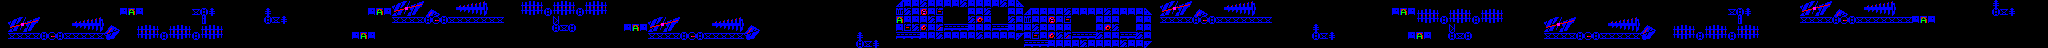

Rendered tile map (Tiled .tmx) drawn with the repository's tilesets; below, a short description and the full map source, tile grids included:
An orthogonal 256x6 tile map with 8x8 px tiles, 1 tile layer (Radiator Wings), 3 tilesets.

<map version="1.10" tiledversion="1.10.0" orientation="orthogonal" renderorder="right-down" width="256" height="6" tilewidth="8" tileheight="8" infinite="0" nextlayerid="2" nextobjectid="1">
 <tileset firstgid="1" source="tileSet.tsx" />
 <tileset firstgid="129" source="destructible.tsx" />
 <tileset firstgid="136" source="relay.tsx" />
 <layer id="1" name="Radiator Wings" width="256" height="6">
  <data encoding="csv">
1,1,1,1,1,1,1,1,1,1,1,1,1,1,1,1,1,1,1,1,1,1,1,1,1,1,1,1,1,1,1,1,1,1,1,1,1,1,1,1,1,1,1,1,1,1,1,1,1,160,161,162,163,1,1,1,1,164,165,166,167,1,1,1,1,42,43,44,1,42,43,44,1,42,43,44,1,1,1,1,1,1,1,1,1,1,1,1,1,1,1,1,1,1,1,1,1,1,1,1,1,1,1,1,1,1,1,1,1,1,1,1,49,2,2,170,2,2,2,2,170,2,2,2,2,170,2,50,1,1,1,1,1,1,1,1,1,1,1,1,1,1,1,1,1,160,161,162,163,1,1,1,1,164,165,166,167,1,1,1,1,1,1,1,1,1,1,1,1,1,1,1,1,1,1,1,1,1,1,1,1,1,1,1,1,1,1,1,1,1,1,1,1,1,1,1,1,1,1,1,1,1,1,1,1,1,1,1,1,1,1,1,1,1,1,1,1,1,1,1,1,1,1,1,1,160,161,162,163,1,1,1,1,164,165,166,167,1,1,1,1,1,1,1,1,1,1,1,1,101,1,1,1,1,1,1,
1,1,1,1,1,1,1,1,1,1,1,1,1,1,1,2,129,2,1,1,1,1,1,1,17,20,101,1,1,1,1,1,1,101,1,1,1,1,1,1,1,1,1,1,1,1,2,129,2,172,173,174,175,168,169,1,1,176,177,178,179,1,1,1,1,58,59,60,20,58,59,60,20,58,59,60,1,1,1,1,1,1,1,1,1,1,1,1,1,1,1,1,1,1,1,1,1,1,1,1,1,1,1,1,1,1,1,1,1,1,1,1,182,170,2,131,2,171,1,1,1,2,2,170,1,1,2,2,49,2,2,2,2,170,2,2,2,2,170,2,2,2,2,50,1,172,173,174,175,168,169,1,1,176,177,178,179,1,1,1,1,1,1,1,1,1,1,1,1,1,1,1,1,1,2,129,2,42,43,44,1,42,43,44,1,42,43,44,1,1,1,1,1,1,1,1,1,1,1,1,1,1,1,1,1,1,1,1,1,1,1,1,1,1,1,1,17,20,101,1,1,1,1,1,1,172,173,174,175,168,169,1,1,176,177,178,179,1,1,1,1,1,1,1,1,1,1,1,1,20,17,101,1,1,1,1,
1,160,161,162,163,1,1,1,1,164,165,166,167,1,1,1,1,1,1,1,1,1,1,1,1,22,1,1,1,1,1,1,1,20,17,101,1,1,1,1,1,1,1,1,1,1,1,1,1,17,17,17,17,20,208,20,17,17,17,17,17,17,17,1,1,1,1,1,1,18,1,1,1,1,1,1,1,1,1,1,1,160,161,162,163,1,1,1,1,164,165,166,167,1,1,1,1,1,1,1,1,1,1,1,1,1,1,1,1,1,1,1,129,2,2,2,170,2,1,1,1,170,130,2,1,1,170,2,182,2,2,131,2,171,1,1,1,2,2,2,1,1,2,2,1,17,17,17,17,20,208,20,17,17,17,17,17,17,17,1,1,1,1,1,1,1,1,1,1,1,1,1,1,1,1,1,1,58,59,60,20,58,59,60,20,58,59,60,1,1,1,1,1,160,161,162,163,1,1,1,1,164,165,166,167,1,1,1,1,1,1,1,1,1,1,1,1,22,1,1,1,1,1,1,1,17,17,17,17,20,208,20,17,17,17,17,17,17,17,2,129,2,1,1,1,1,1,1,1,1,1,1,1,1,1,1,
1,172,173,174,175,1,1,1,1,176,177,178,179,168,169,1,1,42,43,44,1,42,43,44,1,42,43,44,1,1,1,1,1,1,1,1,1,1,1,1,1,1,1,1,1,1,1,1,1,1,1,1,1,1,1,1,1,1,1,1,1,1,1,1,1,1,1,1,1,20,17,20,1,1,1,1,1,1,2,129,2,172,173,174,175,1,1,1,1,176,177,178,179,168,169,1,1,1,1,1,1,1,1,1,1,1,1,1,1,1,1,1,2,171,170,132,2,183,104,104,104,2,2,2,104,104,2,2,2,170,2,2,2,2,1,1,1,2,130,170,1,1,2,2,1,1,1,1,1,1,1,1,1,1,1,1,1,1,1,1,1,1,1,1,101,1,1,1,1,1,1,1,1,1,1,1,1,1,1,1,1,18,1,1,1,1,1,1,1,1,1,1,1,172,173,174,175,1,1,1,1,176,177,178,179,168,169,1,1,42,43,44,1,42,43,44,1,42,43,44,1,1,1,1,1,1,1,1,1,1,1,1,1,1,1,1,1,1,1,1,1,1,1,1,1,1,1,1,1,1,1,1,1,1,1,1,
1,17,17,17,17,20,208,20,17,17,17,17,17,180,181,1,1,58,59,60,20,58,59,60,20,58,59,60,1,1,1,1,1,1,1,1,1,1,1,1,1,1,1,1,2,129,2,1,1,1,1,1,1,1,1,1,1,1,1,1,1,1,1,1,1,1,1,1,1,1,1,1,1,1,1,1,1,1,1,1,1,17,17,17,17,20,208,20,17,17,17,17,17,180,181,1,1,1,1,1,1,1,1,1,1,1,1,101,1,1,1,1,104,104,104,2,2,170,2,2,2,2,170,2,2,2,2,52,2,171,2,132,170,183,104,104,104,170,2,2,104,104,170,2,1,1,1,1,1,1,1,1,1,1,1,1,1,1,1,1,1,1,1,1,20,17,101,1,1,1,1,1,1,1,1,1,2,129,2,1,1,20,17,20,1,1,1,1,1,1,1,1,1,17,17,17,17,20,208,20,17,17,17,17,17,180,181,1,1,58,59,60,20,58,59,60,20,58,59,60,1,1,1,1,1,1,1,1,1,1,1,1,1,1,1,1,1,1,1,1,1,1,1,1,1,1,1,1,1,1,1,1,1,1,1,1,
1,1,1,1,1,1,1,1,1,1,1,1,1,1,1,1,1,1,1,1,1,1,1,1,1,1,1,1,1,1,1,1,1,1,1,1,1,1,1,1,1,1,1,1,1,1,1,1,1,1,1,1,1,1,1,1,1,1,1,1,1,1,1,1,1,1,1,1,1,1,1,1,1,1,1,1,1,1,1,1,1,1,1,1,1,1,1,1,1,1,1,1,1,1,1,1,1,1,1,1,1,1,1,1,1,1,1,20,17,101,1,1,1,1,1,1,1,1,1,1,1,1,1,1,1,1,1,1,104,104,104,2,2,2,2,170,2,2,2,2,170,2,2,52,1,1,1,1,1,1,1,1,1,1,1,1,1,1,1,1,1,1,1,1,1,1,1,1,1,1,1,1,1,1,1,1,1,1,1,1,1,1,1,1,1,1,1,1,1,1,1,1,1,1,1,1,1,1,1,1,1,1,1,1,1,1,1,1,1,1,1,1,1,1,1,1,1,1,1,1,1,1,1,1,1,1,1,1,1,1,1,1,1,1,1,1,1,1,1,1,1,1,1,1,1,1,1,1,1,1,1,1,1,1,1,1
</data>
 </layer>
</map>
